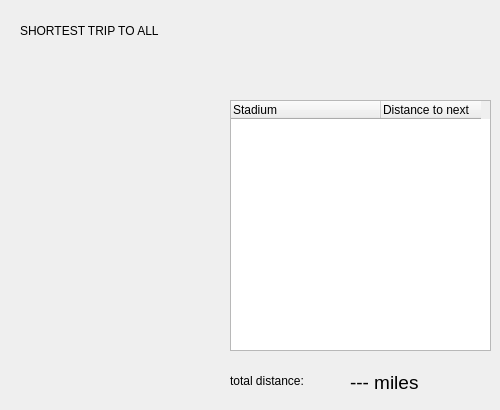
    <widget class="QWidget" name="shortestTripToAllPage">
     <widget class="QLabel" name="shortestTripToAllLabel">
      <property name="geometry">
       <rect>
        <x>20</x>
        <y>10</y>
        <width>371</width>
        <height>41</height>
       </rect>
      </property>
      <property name="styleSheet">
       <string notr="true">font: 25 30pt &quot;Gill Sans&quot;, &quot;Gill Sans MT Condensed&quot;;
</string>
      </property>
      <property name="text">
       <string>SHORTEST TRIP TO ALL</string>
      </property>
     </widget>
     <widget class="QTreeWidget" name="shortestTripList">
      <property name="geometry">
       <rect>
        <x>230</x>
        <y>100</y>
        <width>261</width>
        <height>251</height>
       </rect>
      </property>
      <property name="horizontalScrollBarPolicy">
       <enum>Qt::ScrollBarAlwaysOff</enum>
      </property>
      <property name="alternatingRowColors">
       <bool>true</bool>
      </property>
      <attribute name="headerCascadingSectionResizes">
       <bool>false</bool>
      </attribute>
      <attribute name="headerDefaultSectionSize">
       <number>150</number>
      </attribute>
      <attribute name="headerStretchLastSection">
       <bool>false</bool>
      </attribute>
      <column>
       <property name="text">
        <string>Stadium</string>
       </property>
      </column>
      <column>
       <property name="text">
        <string>Distance to next</string>
       </property>
      </column>
     </widget>
     <widget class="QLabel" name="planATripLabel_4">
      <property name="geometry">
       <rect>
        <x>230</x>
        <y>360</y>
        <width>111</width>
        <height>41</height>
       </rect>
      </property>
      <property name="styleSheet">
       <string notr="true">	font: 75 20pt &quot;Gill Sans&quot;, &quot;Gill Sans MT Condensed&quot;;
</string>
      </property>
      <property name="text">
       <string>total distance:</string>
      </property>
     </widget>
     <widget class="QLabel" name="label_2">
      <property name="geometry">
       <rect>
        <x>350</x>
        <y>372</y>
        <width>81</width>
        <height>20</height>
       </rect>
      </property>
      <property name="font">
       <font>
        <pointsize>14</pointsize>
       </font>
      </property>
      <property name="text">
       <string>--- miles</string>
      </property>
     </widget>
    </widget>
